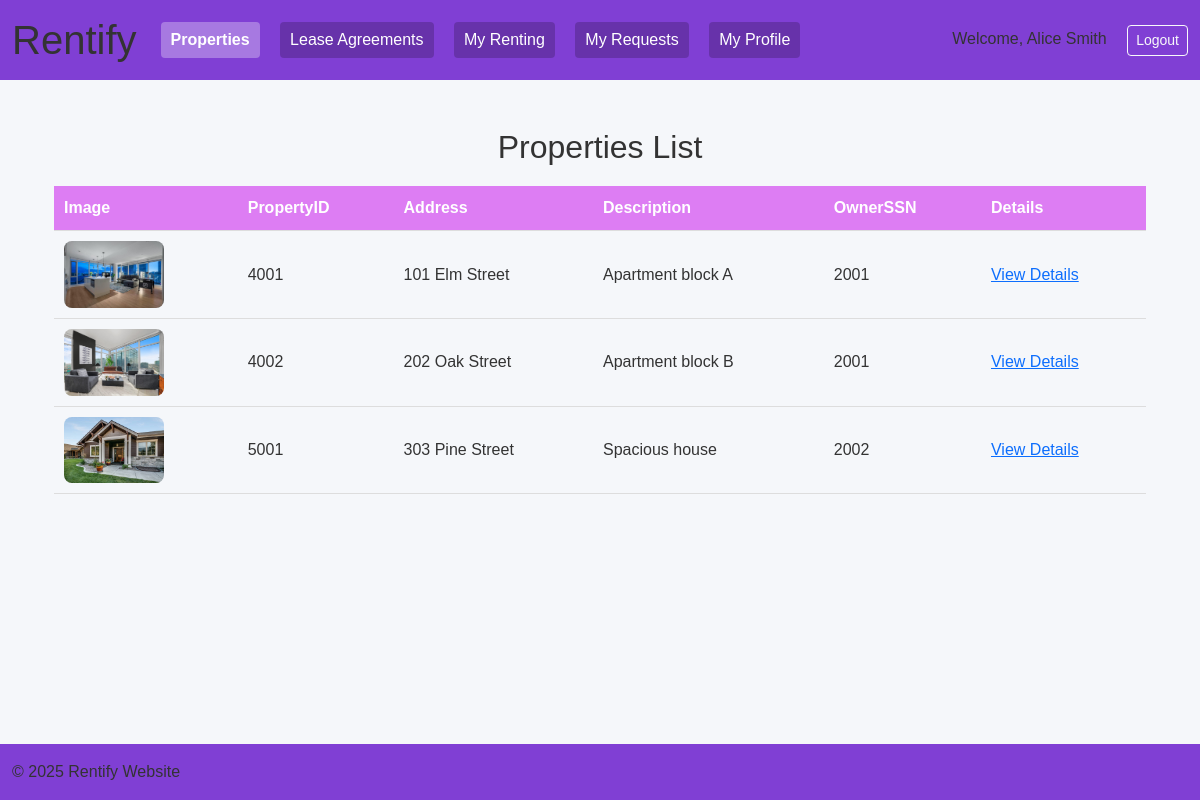
The page /property-view (signed in) on the database its author committed.
### tables this page shows
CREATE TABLE PROPERTY (
        PropertyID INTEGER PRIMARY KEY,
        Address TEXT NOT NULL,
        Description TEXT,
        OwnerSSN INTEGER,
        FOREIGN KEY (OwnerSSN) REFERENCES HOMEOWNER(SSN)
        ON DELETE CASCADE ON UPDATE CASCADE
    );

### app.py (the view)
@app.route("/property-view", methods=["GET"])
def property():
    if session.get('access') == 'client':
        with sqlite3.connect("Homeapp.db") as conn:
            ps = conn.execute("SELECT * FROM property").fetchall()
    else:
        with sqlite3.connect("Homeapp.db") as conn:
            ps = conn.execute("SELECT * FROM property WHERE OwnerSSN = ?", (session.get('ssn'),)).fetchall()
    return render_template("PropertyView.html", ps=ps)

### templates/PropertyView.html (shortened to what this page needs)
{% extends 'base.html' %}
{% block content %}
<div class="container mt-5">
  {% if personal %}
    <h2>My Renting Properties List</h2>
  {% else %}
    <h2>Properties List</h2>
  {% endif %}
  <table>
    <thead>
      <tr>
        <th>Image</th>
        <th>PropertyID</th>
        <th>Address</th>
        <th>Description</th>
        <th>OwnerSSN</th>
        <th>Details</th>
      </tr>
    </thead>
    <tbody>
      {% for p in ps %}
        {% set pid = p[0]|string %}
        {% if pid.startswith("4") %}
          {% set image_name = "appt" ~ pid[-1] ~ ".jpg" %}
        {% elif pid.startswith("5") %}
          {% set image_name = "house" ~ pid[-1] ~ ".jpg" %}
        {% endif %}
      <tr>
        <td>
          <img src="{{ url_for('static', filename='images/' ~ image_name) }}"
          alt="Property Image"
          style="width: 100px; border-radius: 8px;">
        </td>
        <td>{{ p[0] }}</td>
        <td>{{ p[1] }}</td>
        <td>{{ p[2] }}</td>
        <td>{{ p[3] }}</td>
        <td>
          {% if personal %}
            <a href="{{ url_for('property_specific_personal', property_id=p[0]) }}">View Details</a>
          {% else %}
            <a href="{{ url_for('property_specific', property_id=p[0]) }}">View Details</a>
          {% endif %}
        </td>
      </tr>
      {% endfor %}
    </tbody>
  </table>
</div>
{% endblock %}

### templates/Base.html (shortened to what this page needs)
<!doctype html>
<html lang="en">
<head>
    <link href="https://cdn.jsdelivr.net/npm/bootstrap@5.3.2/dist/css/bootstrap.min.css" rel="stylesheet">
    <link rel="stylesheet" href="{{ url_for('static', filename='css/styles.css') }}">
</head>
<body class="d-flex flex-column min-vh-100">
    <header class="purple-bar container-fluid py-3">
        <div class="d-flex justify-content-between align-items-center">
            <div class="d-flex align-items-center">
                <h1 class="display-6 m-0 me-4">Rentify</h1>
                {% if session.get('access') == 'homeowner' %}
                    <nav>
                        <a href="/property-view" class="text-white me-3 {% if request.path == '/property-view' %}nav-active{% endif %}">Properties</a>
                        <a href="/lease-agreement-view" class="text-white me-3 {% if request.path == '/lease-agreement-view' %}nav-active{% endif %}">Lease Agreements</a>
                        <a href="/contractor-view" class="text-white me-3 {% if request.path == '/contractor-view' %}nav-active{% endif %}">Contractor List</a>
                        <a href="/my-requests" class="text-white me-3 {% if request.path == '/my-requests' %}nav-active{% endif %}">My Requests</a>
                        <a href="/profile" class="text-white me-3">My Profile</a>
                    </nav>
                {% elif session.get('access') == 'client' %}
                    <nav>
                        <a href="/property-view" class="text-white me-3 {% if request.path == '/property-view' %}nav-active{% endif %}">Properties</a>
                        <a href="/lease-agreement-view" class="text-white me-3 {% if request.path == '/lease-agreement-view' %}nav-active{% endif %}">Lease Agreements</a>
                        <a href="/property-view-personal" class="text-white me-3 {% if request.path == '/property-view-personal' %}nav-active{% endif %}">My Renting</a>
                        <a href="/my-requests" class="text-white me-3 {% if request.path == '/my-requests' %}nav-active{% endif %}">My Requests</a>
                        <a href="/profile" class="text-white me-3">My Profile</a>
                    </nav>
                {% elif session.get('access') == 'employee' %}
                    <nav>
                        <a href="/service-view" class="text-white me-3 {% if request.path == '/service-view' %}nav-active{% endif %}">Service</a>
                        <a href="/profile" class="text-white me-3">My Profile</a>
                </nav>
                {% endif %}
            </div>
            {% if session['ssn'] %}
                <div>
                <span class="me-3">Welcome, {{ session['name'] }}</span>
                <a href="/logout" class="btn btn-outline-light btn-sm">Logout</a>
                </div>
            {% endif %}
        </div>
    </header>
    <main class="container flex-grow-1">
        {% block content %}
        {% endblock %}
    </main>
    <footer class="purple-bar container-fluid py-3">
        <div class="d-flex justify-content-between align-items-center">
            <p class="mb-0">&copy; 2025 Rentify Website</p>
        </div>
    </footer>
</body>
</html>

### static/css/styles.css (style rules this page uses)
body { font-family: Arial, sans-serif; background-color: #f5f7fa; color: #333; }
h2 { margin-bottom: 20px; text-align: center; }
table { width: 100%; border-collapse: collapse; }
th, td { padding: 10px; text-align: left; border-bottom: 1px solid #ddd; }
th { background-color: #dd7df3; color: white; }
.purple-bar { background-color: rgb(128, 63, 212); }
header nav a { text-decoration: none; background-color: rgba(0, 0, 0, 0.2); color: white; padding: 6px 10px; border-radius: 4px; margin-right: 5px; transition: background-color 0.2s; display: inline-block; }
.nav-active { background-color: rgba(255, 255, 255, 0.3); padding: 6px 10px; border-radius: 4px; font-weight: bold; }

### rows shown on the page
PROPERTY: shows a picture, PropertyID "4001", Address "101 Elm Street", Description "Apartment block A", OwnerSSN "2001"
PROPERTY: shows a picture, PropertyID "4002", Address "202 Oak Street", Description "Apartment block B", OwnerSSN "2001"
PROPERTY: shows a picture, PropertyID "5001", Address "303 Pine Street", Description "Spacious house", OwnerSSN "2002"

### other values the page prints
{{ session['name'] }} "Alice Smith"
